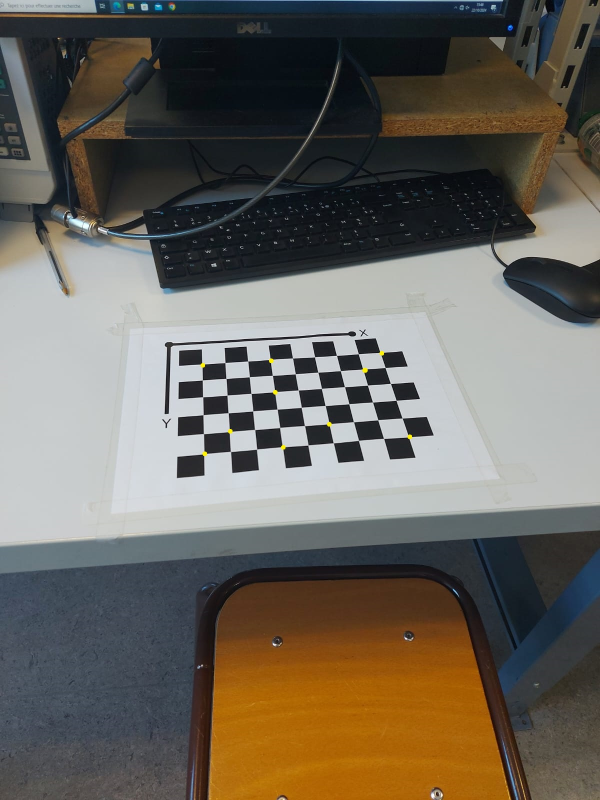
%> input picture Points2.jpeg, 1200 x 1600 px (shown at 1/2 size)
$ octave Vision.m   (GNU Octave 9; MATLAB toolbox functions it lacks are replaced by stand-ins)
%> lines starting %> are read from the running program, lines starting %| are printed output that depends on the picture
%% Calibration et calcul de la matrice H


%focale 0.6


%Mesurre des coordonnées des points en pixels et en mm

p1 = [0 0;0 5;8 0;8 5;1 4;3 2;5 4;7 1;3 5;3 0]*21; % [mm]
p2 = [405 727;409 908;761 704;818 873;458 862;550 780;659 846;726 735;567 892;544 718]; % [px]

%Extractionn du nombre de points
n = size(p1,1);

%Initialisation de la matrice H
A = zeros(2*n, 9);

%Remplissage de la matrice A
for i = 1:n
    x = p1(i,1);
    y = p1(i,2);
    xp = p2(i,1);
    yp = p2(i,2);

    %A(2*i-1,:) = [0 0 0 -x -y -1 x*yp y*yp yp];
    %A(2*i,:) = [x y 1 0 0 0 -x*xp -y*xp -xp];

    A(2*i,:) = [0 0 0 x y 1 -x*yp -y*yp -yp];
    A(2*i-1,:) = [x y 1 0 0 0 -x*xp -y*xp -xp];

end

%Utilisation de la méthode DLT
[U,S,V] = svd(A);
h = V(:,end);
H = reshape(h,[3 3])';

% Affichage de l'image
img = imread('Points2.jpeg');
%> img is the input picture: size 1600x1200x3 uint8; mean R, G, B 106.2, 101.2, 92.6

figure(1); % Create a new figure window
imshow(img); % Display the image
hold on;

% [11 lines of commented-out code are left out]

xpt1=zeros(n,3);
for i = 1:n
    xpt1(i,:) = H*[p1(i,:) 1]'*21;
    xpt1(i,:) = xpt1(i,:)/xpt1(i,3);
end

x = xpt1(:, 1); % Extraire les coordonnées X
y = xpt1(:, 2); % Extraire les coordonnées Y

plot(x, y, 'bo'); % 'b' pour bleu et 'o' pour des marqueurs circulaires
xlabel('X');
ylabel('Y');
title("Affichage de l'image avec les points respectifs");
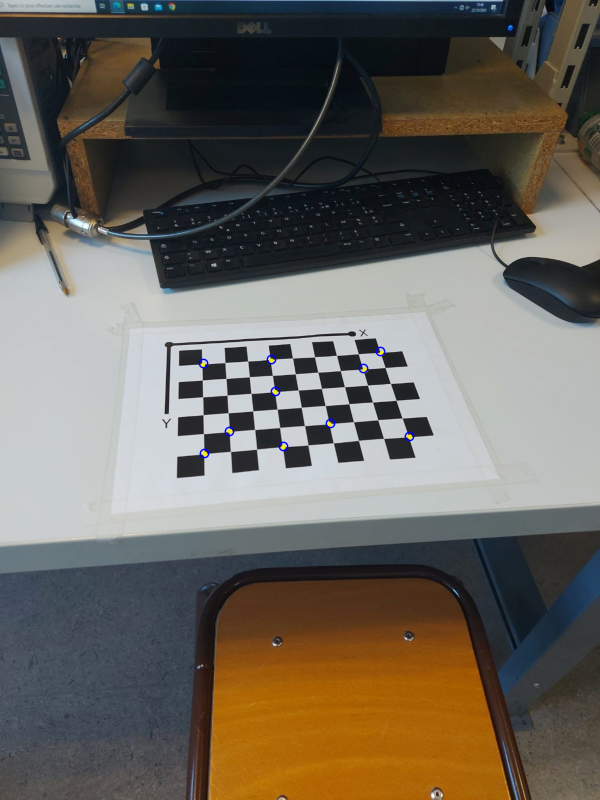
%> figure redrawn from the program's plot data; shown at 1/2 size; its title reads 'Affichage de l'image avec les points respectifs'


%% Affichage d'un carrée en partant des coordonnées réelles

% Coordonnées des extrémités du carrée
x_min = 1;
y_min = 1;
x_max = 6;
y_max = 4;

% Définir les sommets du carré
xcar = [x_min, x_max, x_max, x_min, x_min]*21; % [mm]
ycar = [y_min, y_min, y_max, y_max, y_min]*21; %[mm]

n = length(xcar);
ptcar=zeros(n,3);

%Calculer les données des extrimitées en pixels
for i = 1:n
    ptcar(i,:) = H*[xcar(i) ycar(i) 1]'*21;
    ptcar(i,:) = ptcar(i,:)/ptcar(i,3);
end

xcarpix = ptcar(:, 1); % Extraire les coordonnées X
ycarpix = ptcar(:, 2); % Extraire les coordonnées Y

%Afficher le carrée
figure(2);
imshow(img); % Display the image
hold on;

% Tracer le carré
plot(xcarpix, ycarpix,'-o' ,'LineWidth', 2, 'MarkerSize', 8); % '-o' pour les lignes avec marqueurs
title('Carré à partir des coordonnées des extrémités');
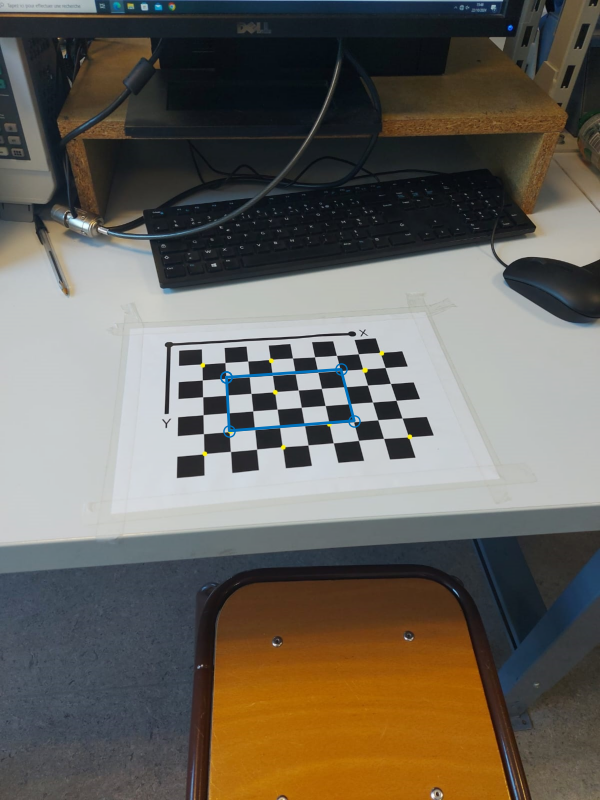
%> figure redrawn from the program's plot data; shown at 1/2 size; its title reads 'Carré à partir des coordonnées des extrémités'

%% Calcul de la mattrice P

k = [1.1546e3  , 0 ,     0.5945e3;
      0    , 1.1537e3  , 0.8078e3;
      0    ,     0     , 0.0010e3];

kinv = inv(k);

Hn=H/H(end,end);

RT = kinv * Hn;

r1 = RT(:,1);
r2 = RT(:,2);
t= RT(:,3);
r3 = cross(r1,r2);

R = [r1,r2,r3];

alpha = nthroot(det(R),4);

r1 = r1/alpha;
r2 = r2/alpha;
t=t/alpha;
r3=r3/alpha^2;

R = [r1,r2,r3];

%On doit verifier la rotation et la translation positif ou négative
Rn =[-R(:,1),-R(:,2), R(:,3)];
tn=-t
trans_h = [Rn, tn];

P = alpha*k*trans_h;

%% Test de la fonction P

mreel1 = [1;1;2]*21; %[mm]
mreel2 = [1;1;0]*21;

mpxl1 = P * [mreel1;1];
mpxl2 = P * [mreel2;1];

mpxl1 = mpxl1/mpxl1(end);
mpxl2 = mpxl2/mpxl2(end);

% [11 lines of commented-out code are left out]
cube_real = [
    0, 0, 0;  % S1
    0, 0, 5; % S2
    5, 0, 0; % S3
    5, 0, 5; % S4
    0, 5, 0; % S5
    0, 5, 5; % S6
    5, 5, 0; % S7
    5, 5, 5; % S8
] * 21; % Échelle en mm (exemple)

% Ajouter la coordonnée homogène (1) à chaque sommet
cube_real_h = [cube_real, ones(size(cube_real, 1), 1)];

% Projeter les sommets dans le repère pixels
cube_pixel_h = (P * cube_real_h')'; % Projeter avec la matrice P
cube_pixel_h = cube_pixel_h ./ cube_pixel_h(:, 3); % Normaliser (diviser par la 3e coordonnée)

% Extraire les coordonnées X et Y en pixels
cube_pixel = cube_pixel_h(:, 1:2);

% Définir les arêtes du cube (indices des sommets à relier)
edges = [
    1, 2; 1, 3; 1, 5; % Arêtes depuis S1
    2, 4; 2, 6;       % Arêtes depuis S2
    3, 4; 3, 7;       % Arêtes depuis S3
    4, 8;             % Arête depuis S4
    5, 6; 5, 7;       % Arêtes depuis S5
    6, 8;             % Arête depuis S6
    7, 8;             % Arête depuis S7
];

% Affichage de l'image et du cube
figure;
imshow(img);
hold on;

% Tracer les arêtes du cube
for i = 1:size(edges, 1)
    % Récupérer les indices des sommets
    idx1 = edges(i, 1);
    idx2 = edges(i, 2);

    % Récupérer les coordonnées des deux sommets
    pt1 = cube_pixel(idx1, :);
    pt2 = cube_pixel(idx2, :);

    % Tracer une ligne entre les deux sommets
    plot([pt1(1), pt2(1)], [pt1(2), pt2(2)], 'r-', 'LineWidth', 2);
end

% Afficher les sommets du cube
plot(cube_pixel(:, 1), cube_pixel(:, 2), 'bo', 'MarkerSize', 8, 'MarkerFaceColor', 'b');
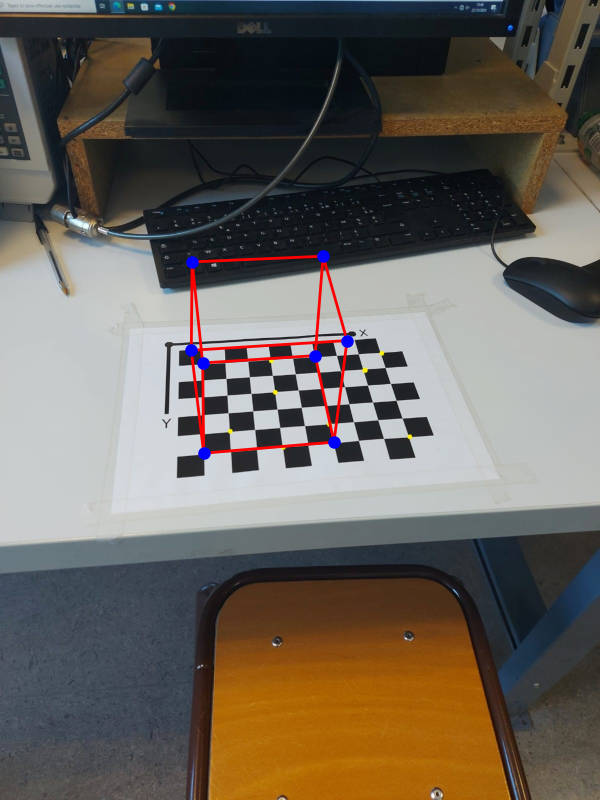
%> figure redrawn from the program's plot data; shown at 1/2 size

hold off;


%Blinder communiity

$ run again, with Points.jpeg copied over Points2.jpeg
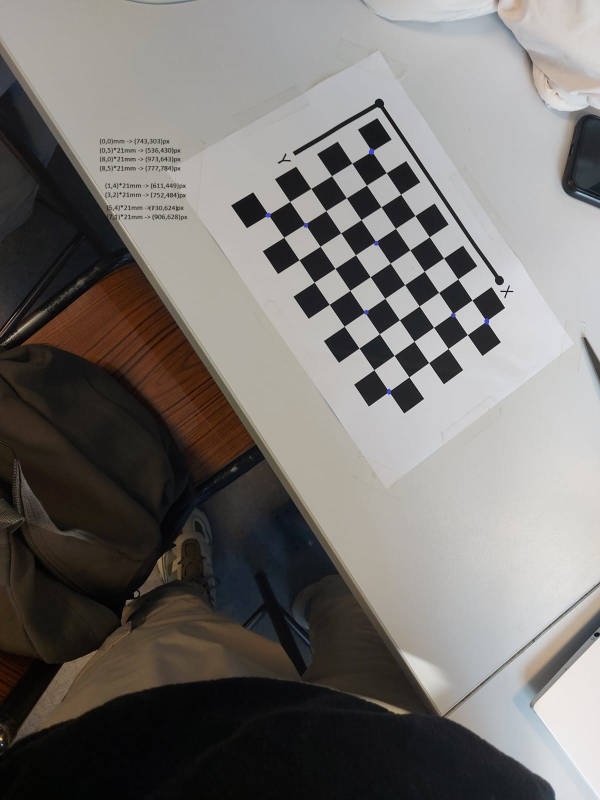
%> input picture Points.jpeg, 1200 x 1600 px (shown at 1/2 size)
%> img is the input picture: size 1600x1200x3 uint8; mean R, G, B 118.1, 114.9, 111.9
%> `title('Carré à partir des coordonnées des extrémités');`:
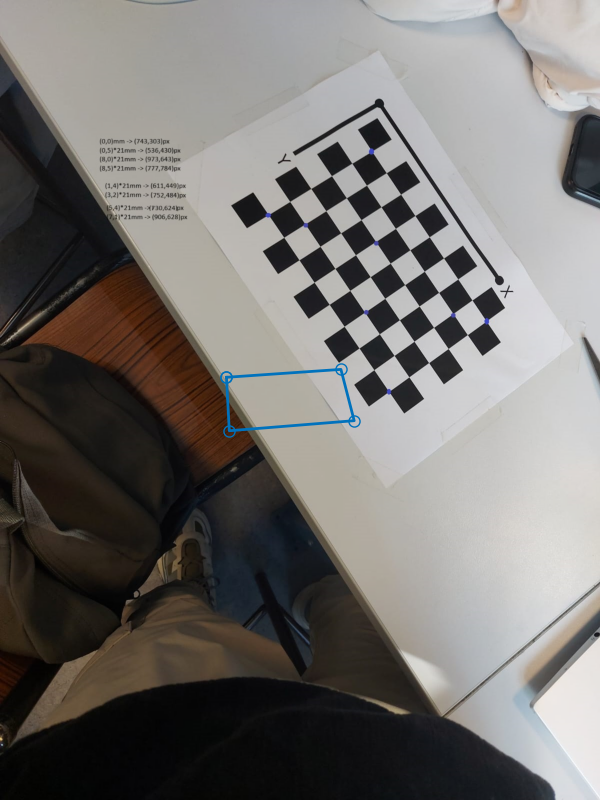
%> figure redrawn from the program's plot data; shown at 1/2 size; its title reads 'Carré à partir des coordonnées des extrémités'
%> `plot(cube_pixel(:, 1), cube_pixel(:, 2), 'bo', 'MarkerSize', 8, 'Marke..`:
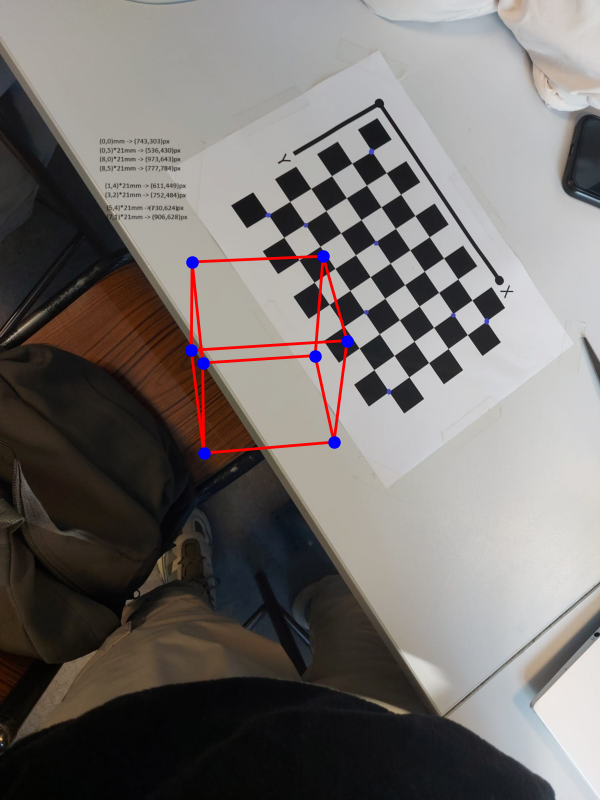
%> figure redrawn from the program's plot data; shown at 1/2 size
